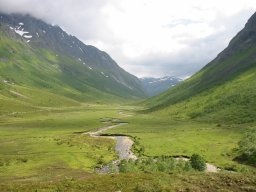
#> input picture userland/cairo_src/test/romedalen.jpg, 256 x 192 px
$ python convert_icon.py ../../userland/cairo_src/test/romedalen.jpg ../../userland/cairo_src/test/scarab.jpg 100 100
#> lines starting #> are read from the running program, lines starting #| are printed output that depends on the picture
import sys
from PIL import Image

def convert_to_raw(input_path, output_path, size=(64, 64)):
#> called with output_path = '../../userland/cairo_src/test/scarab.jpg', size = (100, 100)
    img = Image.open(input_path).convert("RGBA")

    # Recortar al contenido (usando el canal alfa si lo tiene, o intensidad)
    # Si la imagen viene con fondo negro (no alfa), creamos uno.
    # Pero usualmente DALL-E devuelve fondo opaco.

    # Para imágenes con fondo negro, buscamos el bounding box de píxeles no negros
    gray = img.convert("L")
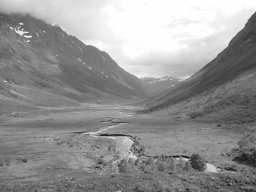
#> gray: PIL image 256x192 L; min 20, max 255, mean 148.2
    bbox = gray.getbbox()
#> bbox = (0, 0, 256, 192)
    if bbox:
        img = img.crop(bbox)
        print(f"[CONVERT] Cropped to {bbox}")
#| [CONVERT] Cropped to (0, 0, 256, 192)

    # Redimensionar al tamaño deseado manteniendo el aspecto?
    # De momento redimensionar directamente
    img = img.resize(size, Image.Resampling.LANCZOS)
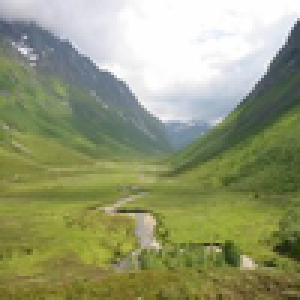
#> img: PIL image 100x100 RGBA (shown 3 times larger); mean R, G, B, A 148.3, 154.2, 116.8, 255

    # Asegurar fondo negro puro para los píxeles con poco color
    # (Opcional, pero ayuda a la transparencia key en Rust)
    final = img.convert("RGB")

    with open(output_path, "wb") as f:
        f.write(final.tobytes())

if __name__ == "__main__":
    if len(sys.argv) < 3:
        print("Usage: python3 convert.py <input> <output> [width] [height]")
        sys.exit(1)

    width = int(sys.argv[3]) if len(sys.argv) > 3 else 64
    height = int(sys.argv[4]) if len(sys.argv) > 4 else 64
    convert_to_raw(sys.argv[1], sys.argv[2], size=(width, height))
